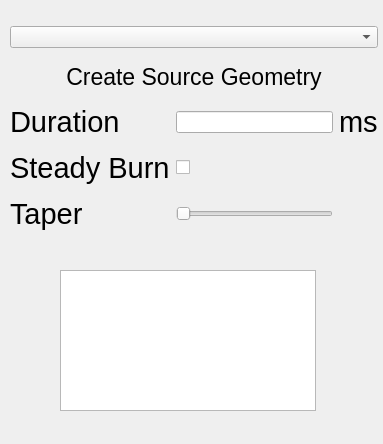
<?xml version="1.0" encoding="UTF-8"?>
<ui version="4.0">
 <class>Form</class>
 <widget class="QWidget" name="Form">
  <property name="geometry">
   <rect>
    <x>0</x>
    <y>0</y>
    <width>383</width>
    <height>444</height>
   </rect>
  </property>
  <property name="windowTitle">
   <string>Form</string>
  </property>
  <widget class="QWidget" name="gridLayoutWidget">
   <property name="geometry">
    <rect>
     <x>10</x>
     <y>20</y>
     <width>368</width>
     <height>221</height>
    </rect>
   </property>
   <layout class="QGridLayout" name="gridLayout">
    <item row="4" column="0">
     <widget class="QLabel" name="label_4">
      <property name="font">
       <font>
        <pointsize>22</pointsize>
       </font>
      </property>
      <property name="text">
       <string>Steady Burn</string>
      </property>
     </widget>
    </item>
    <item row="6" column="0">
     <widget class="QLabel" name="label_5">
      <property name="font">
       <font>
        <pointsize>22</pointsize>
       </font>
      </property>
      <property name="text">
       <string>Taper</string>
      </property>
     </widget>
    </item>
    <item row="6" column="1">
     <widget class="QSlider" name="horizontalSlider">
      <property name="orientation">
       <enum>Qt::Horizontal</enum>
      </property>
     </widget>
    </item>
    <item row="3" column="2">
     <widget class="QLabel" name="label_2">
      <property name="font">
       <font>
        <pointsize>22</pointsize>
       </font>
      </property>
      <property name="text">
       <string>ms</string>
      </property>
     </widget>
    </item>
    <item row="3" column="0">
     <widget class="QLabel" name="label">
      <property name="font">
       <font>
        <pointsize>22</pointsize>
       </font>
      </property>
      <property name="text">
       <string>Duration</string>
      </property>
     </widget>
    </item>
    <item row="3" column="1">
     <widget class="QLineEdit" name="lineEdit"/>
    </item>
    <item row="4" column="1">
     <widget class="QCheckBox" name="checkBox">
      <property name="text">
       <string/>
      </property>
     </widget>
    </item>
    <item row="1" column="0" colspan="3">
     <widget class="QComboBox" name="comboBox">
      <property name="sizePolicy">
       <sizepolicy hsizetype="Expanding" vsizetype="Fixed">
        <horstretch>0</horstretch>
        <verstretch>0</verstretch>
       </sizepolicy>
      </property>
      <property name="maximumSize">
       <size>
        <width>16777215</width>
        <height>16777215</height>
       </size>
      </property>
     </widget>
    </item>
    <item row="2" column="0" colspan="3">
     <widget class="QToolButton" name="btn_create">
      <property name="sizePolicy">
       <sizepolicy hsizetype="Expanding" vsizetype="Fixed">
        <horstretch>0</horstretch>
        <verstretch>0</verstretch>
       </sizepolicy>
      </property>
      <property name="font">
       <font>
        <pointsize>17</pointsize>
       </font>
      </property>
      <property name="text">
       <string>Create Source Geometry</string>
      </property>
      <property name="autoRaise">
       <bool>true</bool>
      </property>
     </widget>
    </item>
   </layout>
  </widget>
  <widget class="QGraphicsView" name="graphicsView">
   <property name="geometry">
    <rect>
     <x>60</x>
     <y>270</y>
     <width>256</width>
     <height>141</height>
    </rect>
   </property>
  </widget>
 </widget>
 <resources/>
 <connections/>
</ui>
